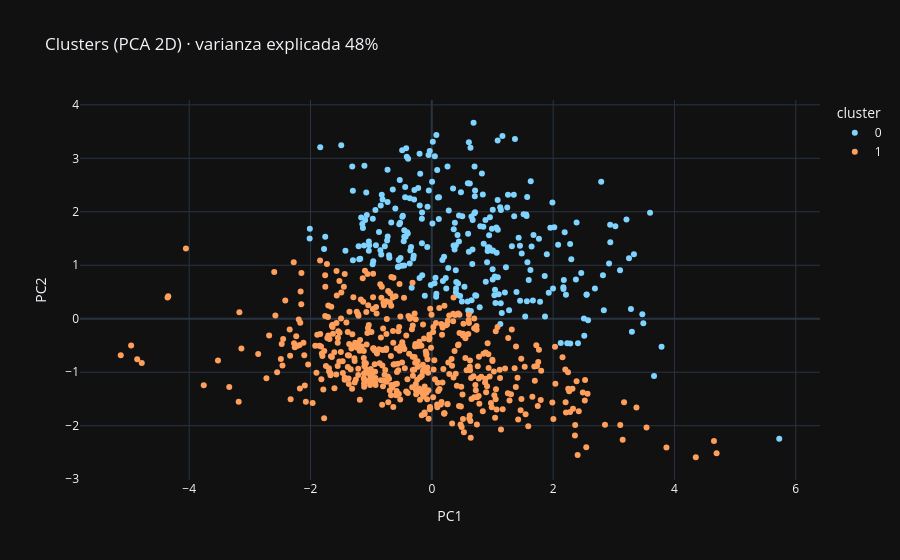

Notebook source saved alongside this figure:
### Markdown cell above
## 📊 5 · Evaluación

Interpretación de los grupos / anomalías (proyección PCA 2D).

### Code cell
# 5 · Interpretación: clusters proyectados en 2D (PCA)
from sklearn.decomposition import PCA
pca = PCA(n_components=2, random_state=SEED); coords = pca.fit_transform(Xp)
px.scatter(x=coords[:, 0], y=coords[:, 1], color=df['cluster'].astype(str),
           labels={'x': 'PC1', 'y': 'PC2', 'color': 'cluster'},
           title=f'Clusters (PCA 2D) · varianza explicada {pca.explained_variance_ratio_.sum():.0%}').show()
display(df.groupby('cluster').size().rename('n').to_frame())

### Figure 1 — Plotly figure (JSON) as saved in the notebook; plotly's stock layout.template omitted (floating-point values rounded to 4 significant figures; data arrays with more than 128 entries replaced by an {"elided": "..."} marker saying what was removed)
{"data": [{"hovertemplate": "cluster=0<br>PC1=%{x}<br>PC2=%{y}<extra></extra>", "legendgroup": "0", "marker": {"color": "#7fd4ff", "symbol": "circle"}, "mode": "markers", "name": "0", "orientation": "v", "showlegend": true, "type": "scatter", "x": {"elided": "270 float values"}, "xaxis": "x", "y": {"elided": "270 float values"}, "yaxis": "y"}, {"hovertemplate": "cluster=1<br>PC1=%{x}<br>PC2=%{y}<extra></extra>", "legendgroup": "1", "marker": {"color": "#ff9f5c", "symbol": "circle"}, "mode": "markers", "name": "1", "orientation": "v", "showlegend": true, "type": "scatter", "x": {"elided": "498 float values"}, "xaxis": "x", "y": {"elided": "498 float values"}, "yaxis": "y"}], "layout": {"legend": {"title": {"text": "cluster"}, "tracegroupgap": 0}, "title": {"text": "Clusters (PCA 2D) · varianza explicada 48%"}, "xaxis": {"anchor": "y", "domain": [0.0, 1.0], "title": {"text": "PC1"}}, "yaxis": {"anchor": "x", "domain": [0.0, 1.0], "title": {"text": "PC2"}}}}
